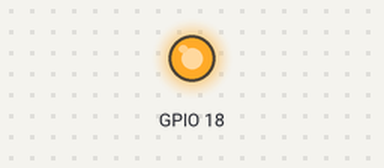
Bench run of a program on a simulated Raspberry Pi (BCM pin numbers). On the bench: output pins drawn as LEDs (lit = HIGH). At 2.0 s the program stops and its outputs stay as they are.

Above: at 0.1 s.
At 2.1 s:
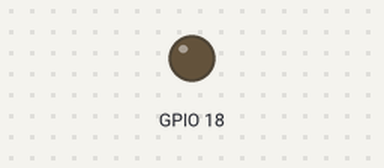
Timing chart, 0 to 3.5 s (numbered marks = the images above):
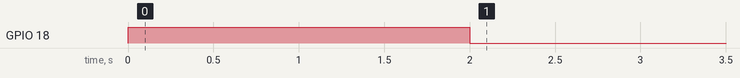

Measured:
- by itself, GPIO 18: LOW → HIGH at 0.00 s, → LOW 2.0 s later

The program:

relay.py
```python
import RPi.GPIO as GPIO
import time

class Relay():
	def __init__(self,pins=[]):
		GPIO.setmode(GPIO.BCM)
		GPIO.setwarnings(False)
		self.pins = pins
		self.setup()

	def setup(self):
		GPIO.setup(self.pins, GPIO.OUT)

	def addPin(self,pin):
		self.pins.append(pin)
		self.update()

	def high(pin):
		GPIO.output(pin,  GPIO.HIGH)

	def low(pin):
		GPIO.output(pin,  GPIO.LOW)

	def highAll(self):
		for pin in self.pins:
			GPIO.output(pin,  GPIO.HIGH)

	def lowAll(self):
		for pin in self.pins:
			GPIO.output(pin,  GPIO.LOW)

	def wait(a_sec):
		time.sleep(a_sec)

	def clean(self):
		GPIO.cleanup()

instance = Relay([18])
instance.highAll()
time.sleep(2)
instance.lowAll()
# instance.clean()
```
